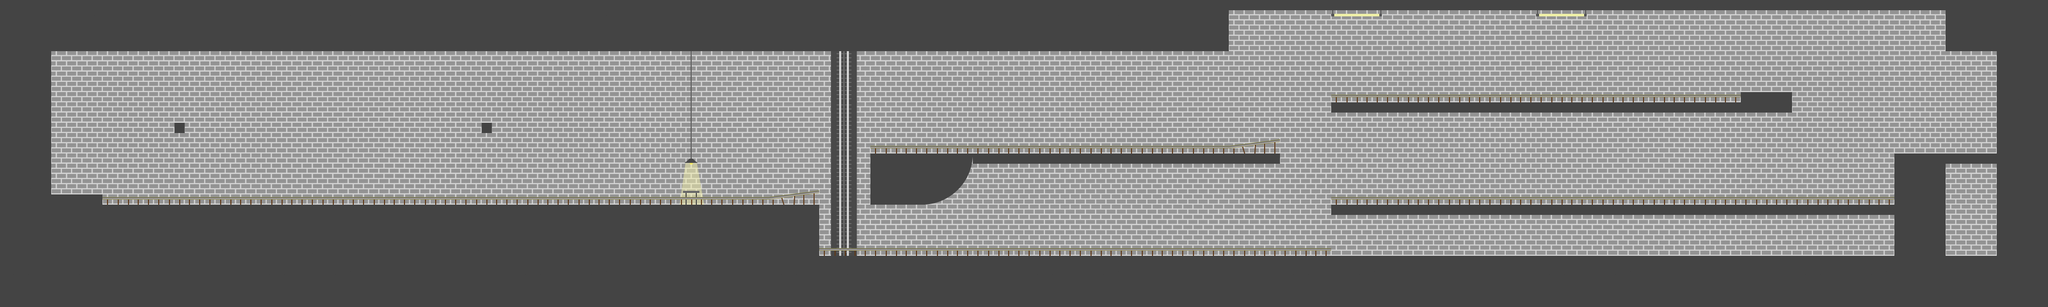

Rendered tile map (Tiled .tmx) drawn with the repository's tilesets; below, a short description and the map source with its tile grids summarised:
An orthogonal 40x6 tile map with 100x100 px tiles, 2 tile layers (Fond, Solide), 2 tilesets and 9 objects (2x train, 2x verticalPlatform, Item, Start, endLevelLift, ...).

<map version="1.0" orientation="orthogonal" renderorder="left-up" width="40" height="6" tilewidth="100" tileheight="100" nextobjectid="16">
 <tileset firstgid="1" name="ElementsTiles-01-01" tilewidth="100" tileheight="100">
  <image source="ElementsTiles-01-01.png" width="1300" height="300" />
 </tileset>
 <tileset firstgid="40" name="rail_textures" tilewidth="100" tileheight="100">
  <image source="rail_textures.png" width="400" height="400" />
 </tileset>
 <layer name="Fond" width="40" height="6">
  <data>[240 cells, 168 non-empty, 5 distinct tile ids]</data>
 </layer>
 <layer name="Solide" width="40" height="6">
  <data>[240 cells, 189 non-empty, 7 distinct tile ids]</data>
 </layer>
 <objectgroup name="Objets">
  <object id="1" name="uranium" type="Item" x="1334.5" y="341.5" width="29" height="29">
   <ellipse />
  </object>
  <object id="2" name="Start" x="103" y="268" width="88" height="106" />
  <object id="3" name="endLevelLift" x="3790" y="178" width="105" height="122">
   <properties>
    <property name="nextLevel" value="_Level02_v1_100px" />
   </properties>
  </object>
  <object id="8" name="train" type="train" x="225.333" y="302.667" width="60" height="60">
   <ellipse />
  </object>
  <object id="9" name="verticalPlatform" x="1605" y="348" width="95" height="62">
   <properties>
    <property name="moveUpFirst" value="1" />
    <property name="movementDuration" value="1" />
    <property name="noEmergencyStop" value="1" />
    <property name="x_limit" value="802" />
    <property name="y_limit" value="430" />
   </properties>
  </object>
  <object id="10" name="verticalPlatform" x="1603.06" y="282" width="93.9395" height="106">
   <properties>
    <property name="moveUpFirst" value="1" />
    <property name="movementDuration" value="1" />
    <property name="noEmergencyStop" value="1" />
    <property name="x_limit" value="802" />
    <property name="y_limit" value="430" />
   </properties>
  </object>
  <object id="13" name="semaphore" type="semaphore" x="319" y="177" width="60" height="60" />
  <object id="14" name="train" type="train" x="2618" y="123" width="60" height="60">
   <ellipse />
  </object>
  <object id="15" name="platform" x="2502" y="190" width="95" height="8">
   <properties>
    <property name="movementDuration" value="2" />
    <property name="x_limit" value="2400" />
   </properties>
  </object>
 </objectgroup>
</map>
